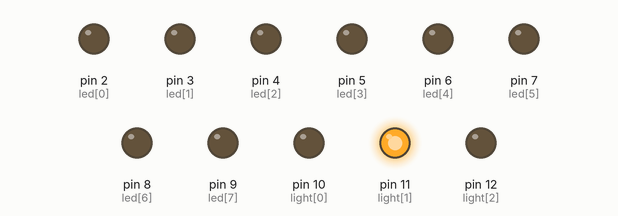
Simulated run of this sketch. Board: Arduino Uno, built with avr-gcc and run on an emulated ATmega328P. Shown: output pins drawn as LEDs (lit = HIGH).

Above: at 0.5 s.
At 2.2 s:
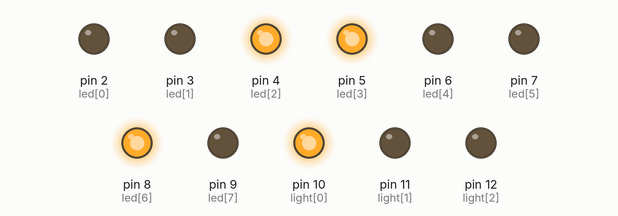
At 4.2 s:
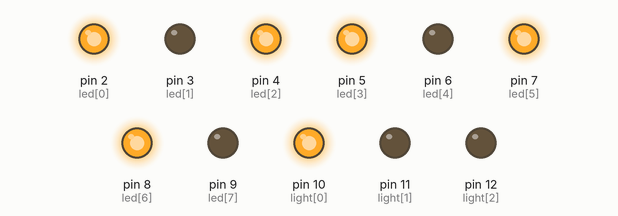
At 7.7 s:
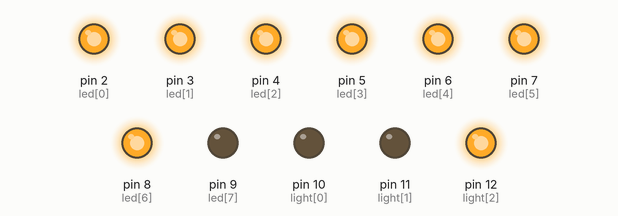
At 11.2 s:
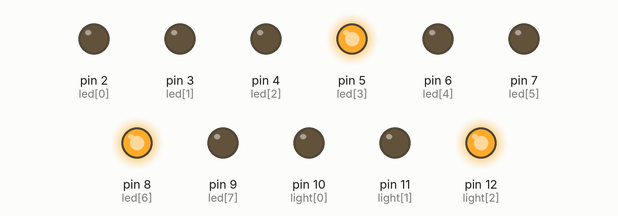
At 15.2 s:
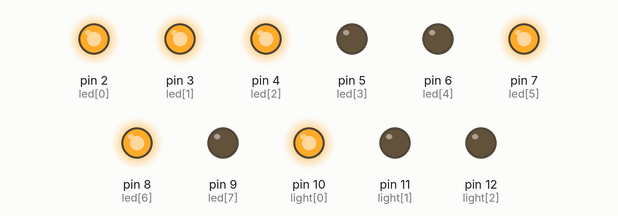
Timing chart, 0 to 15.6 s (numbered marks = the images above):
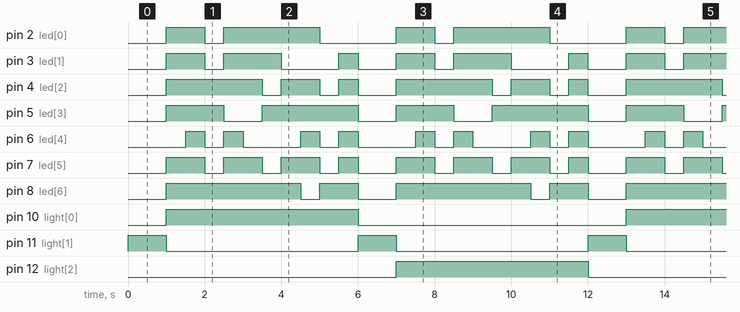

Measured:
- by itself, pin 2 (led[0]): repeats every 6.0 s: LOW 0.50 s, HIGH 2.5 s, LOW 2.0 s, HIGH 1.0 s
- by itself, pin 3 (led[1]): repeats every 6.0 s: LOW 0.50 s, HIGH 1.5 s, LOW 1.5 s, HIGH 0.50 s, LOW 1.0 s, HIGH 1.0 s
- by itself, pin 4 (led[2]): repeats every 6.0 s: LOW 0.50 s, HIGH 1.0 s, LOW 0.50 s, HIGH 0.50 s, LOW 1.0 s, HIGH 2.5 s
- by itself, pin 5 (led[3]): repeats every 6.0 s: LOW 1.0 s, HIGH 2.5 s, LOW 1.0 s, HIGH 1.5 s
- by itself, pin 6 (led[4]): repeats every 3.0 s: LOW 0.50 s, HIGH 0.50 s, LOW 1.5 s, HIGH 0.50 s
- by itself, pin 7 (led[5]): repeats every 6.0 s: 2 × (LOW 0.50 s, HIGH 1.0 s), LOW 0.50 s, HIGH 0.50 s, LOW 1.0 s, HIGH 1.0 s
- by itself, pin 8 (led[6]): repeats every 6.0 s: LOW 0.50 s, HIGH 1.0 s, LOW 1.0 s, HIGH 3.5 s
- by itself, pin 10 (light[0]), pin 12 (light[2]): alternates HIGH for 5.0 s and LOW for 7.0 s

The sketch:

7-segment-display.ino
```cpp
int led[] = { 2, 3, 4, 5, 6, 7, 8, 9 };
int light[] = { 10, 11, 12 };
int num[] = {
  "01111110",
  "00010010",
  "10111100",
  "10110110",
  "11010010",
  "11100110",
  "11101110",
  "00110010",
  "11111110",
  "11110110"
};

void place(char a[]) {
  for (int i = 0; i < 8; i++) {
    if (a[i] == '1') {
      digitalWrite(led[i], HIGH);
    }
  }
}


void off() {
  for (int i = 0; i < 8; i++) {
    digitalWrite(led[i], LOW);
  }
}


void traffic(int a) {

  digitalWrite(light[0], LOW);
  digitalWrite(light[2], LOW);
  digitalWrite(light[1], HIGH);
  delay(1000);
  digitalWrite(light[1], LOW);

  if (a == 1) {
    digitalWrite(light[0], HIGH);
  } else if (a == 2) {
    digitalWrite(light[2], HIGH);
  }
}


void setup() {

  for (int i = 0; i < 8; i++) {
    pinMode(led[i], OUTPUT);
  }

  for (int i = 0; i < 3; i++) {
    pinMode(light[i], OUTPUT);
  }
}

void loop() {
  for (int j = 1; j <= 2; j++) {
    traffic(j);
    for (int i = 0; i < 10; i++) {
      place(num[9 - i]);
      delay(500);
      off();
    }
  }
}
```
